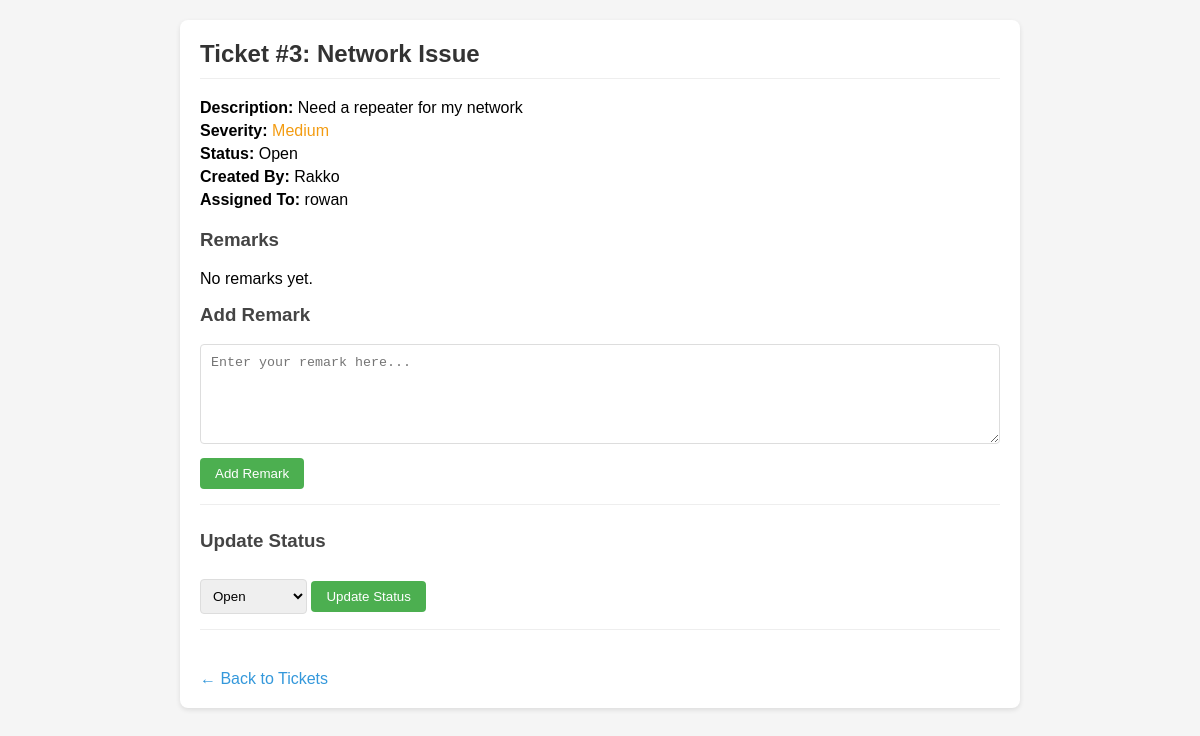
Screenshot of /tickets/manage.php?id=3 (signed in) with the database file from the repository.
### tables this page shows
CREATE TABLE `tickets` (
  `id` int(11) NOT NULL,
  `title` varchar(100) NOT NULL,
  `description` text NOT NULL,
  `severity` enum('low','medium','high','critical') NOT NULL,
  `status` enum('open','in_progress','resolved','closed') DEFAULT 'open',
  `created_by` int(11) NOT NULL,
  `assigned_to` int(11) DEFAULT NULL,
  `department` varchar(50) NOT NULL,
  `created_at` timestamp NOT NULL DEFAULT current_timestamp(),
  `updated_at` timestamp NOT NULL DEFAULT current_timestamp() ON UPDATE current_timestamp()
);

CREATE TABLE `users` (
  `id` int(11) NOT NULL,
  `username` varchar(50) NOT NULL,
  `password` varchar(255) NOT NULL,
  `full_name` varchar(100) NOT NULL,
  `email` varchar(100) NOT NULL,
  `role` enum('admin','supervisor','officer','junior_officer') NOT NULL,
  `department` varchar(50) NOT NULL,
  `created_at` timestamp NOT NULL DEFAULT current_timestamp()
);

### tickets/manage.php (the view, shortened to what this page needs)
<?php
require_once '../api/config/database.php';
$ticket_id = $_GET['id'] ?? null;
$stmt = $pdo->prepare("SELECT t.*, u1.username as created_by_username, u2.username as assigned_to_username
                       FROM tickets t
                       LEFT JOIN users u1 ON t.created_by = u1.id
                       LEFT JOIN users u2 ON t.assigned_to = u2.id
                       WHERE t.id = ?");
$stmt->execute([$ticket_id]);
$ticket = $stmt->fetch();
$stmt = $pdo->prepare("SELECT r.*, u.username FROM remarks r JOIN users u ON r.user_id = u.id WHERE r.ticket_id = ? ORDER BY r.created_at DESC");
$stmt->execute([$ticket_id]);
$remarks = $stmt->fetchAll();
?>
<!DOCTYPE html>
<html>
<head>
</head>
<body>
    <div class="container">
        <h2>Ticket #<?= htmlspecialchars($ticket_id) ?>: <?= htmlspecialchars($ticket['title']) ?></h2>
        <div class="ticket-info">
            <p><strong>Description:</strong> <?= htmlspecialchars($ticket['description']) ?></p>
            <p><strong>Severity:</strong> <span class="severity-<?= $ticket['severity'] ?>"><?= ucfirst($ticket['severity']) ?></span></p>
            <p><strong>Status:</strong> <?= ucfirst(str_replace('_', ' ', $ticket['status'])) ?></p>
            <p><strong>Created By:</strong> <?= htmlspecialchars($ticket['created_by_username']) ?></p>
            <p><strong>Assigned To:</strong> <?= $ticket['assigned_to_username'] ? htmlspecialchars($ticket['assigned_to_username']) : 'Unassigned' ?></p>
        </div>
        <div class="section">
            <h3>Remarks</h3>
            <?php if (empty($remarks)): ?>
                <p>No remarks yet.</p>
            <?php endif; ?>
            <h3>Add Remark</h3>
            <form method="post">
                <textarea name="remark" placeholder="Enter your remark here..." required></textarea>
                <button type="submit" name="add_remark" class="btn">Add Remark</button>
            </form>
        </div>
        <div class="section">
            <h3>Update Status</h3>
            <form method="post">
                <select name="status">
                    <option value="open" <?= $ticket['status'] === 'open' ? 'selected' : '' ?>>Open</option>
                </select>
                <button type="submit" name="update_status" class="btn">Update Status</button>
            </form>
        </div>
        <a href="view.php" class="back-link">← Back to Tickets</a>
    </div>
</body>
</html>

### tickets/manage.php (style rules this page uses)
body { font-family: Arial, sans-serif; margin: 0; padding: 20px; background: #f5f5f5; }
.container { max-width: 800px; margin: 0 auto; background: white; padding: 20px; border-radius: 8px; box-shadow: 0 2px 5px rgba(0,0,0,0.1); }
h2 { margin-top: 0; color: #333; border-bottom: 1px solid #eee; padding-bottom: 10px; }
.ticket-info { margin-bottom: 20px; }
.ticket-info p { margin: 5px 0; }
.section { margin-bottom: 25px; padding-bottom: 15px; border-bottom: 1px solid #eee; }
.section h3 { margin-top: 0; color: #444; }
textarea { width: 100%; padding: 10px; border: 1px solid #ddd; border-radius: 4px; box-sizing: border-box; height: 100px; resize: vertical; }
select, input[type="text"] { padding: 8px; border: 1px solid #ddd; border-radius: 4px; }
.btn { padding: 8px 15px; background: #4CAF50; color: white; border: none; border-radius: 4px; cursor: pointer; margin-top: 10px; }
.back-link { display: inline-block; margin-top: 15px; color: #3498db; text-decoration: none; }
.severity-medium { color: #f39c12; }

### rows the page displays
tickets: title "Network Issue", description "Need a repeater for my network", severity "Medium", status "Open", created_by.username "Rakko", assigned_to.username "rowan"

### other values shown
$ticket_id "3"
